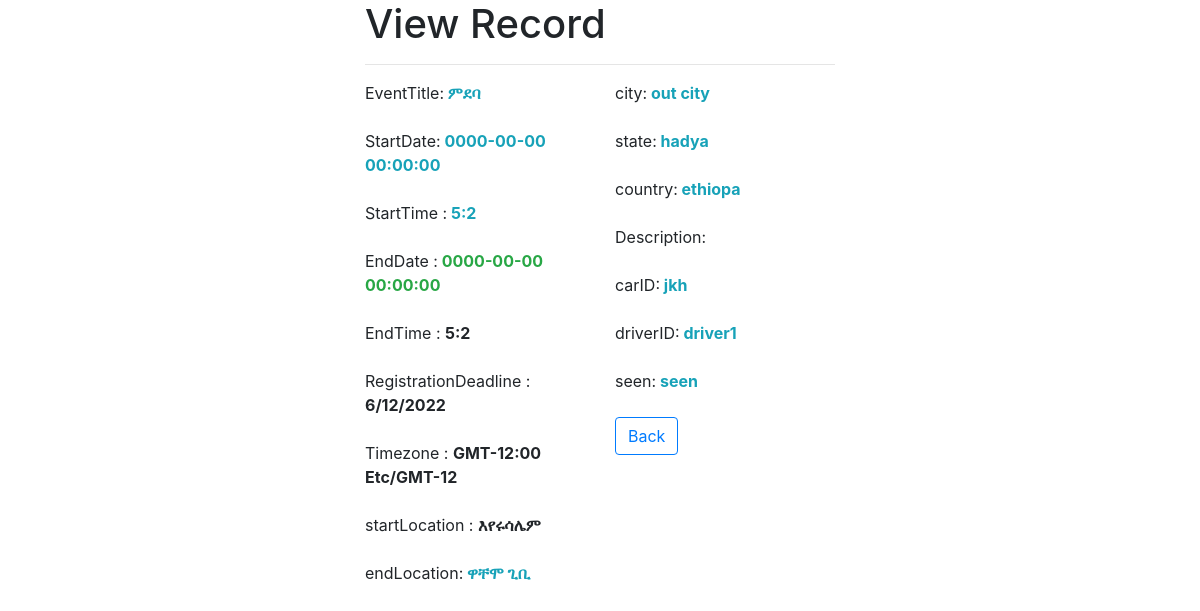
Screenshot of /trip/eventread.php?id=4 with the database file from the repository.
### tables this page shows
CREATE TABLE `trip` (
  `id` int(11) NOT NULL,
  `EventTitle` varchar(255) DEFAULT NULL,
  `StartDate` datetime DEFAULT NULL,
  `StartTime` varchar(255) DEFAULT NULL,
  `EndDate` datetime DEFAULT NULL,
  `EndTime` varchar(255) DEFAULT NULL,
  `RegistrationDeadline` varchar(255) DEFAULT NULL,
  `Timezone` varchar(255) DEFAULT NULL,
  `startLocation` varchar(255) DEFAULT NULL,
  `endLocation` varchar(255) DEFAULT NULL,
  `City` varchar(255) DEFAULT NULL,
  `State` varchar(255) DEFAULT NULL,
  `Country` varchar(255) DEFAULT NULL,
  `Description` varchar(255) DEFAULT NULL,
  `carID` varchar(255) DEFAULT NULL,
  `divID` varchar(255) DEFAULT NULL,
  `seen` varchar(255) DEFAULT NULL
);

### trip/eventread.php (the view, shortened to what this page needs)
<?php
if(isset($_GET["id"]) && !empty(trim($_GET["id"])))
{
    require_once "../config.php";
    $sql = "SELECT * FROM trip WHERE id = ?";
    if($stmt = mysqli_prepare($conn, $sql))
    {
        mysqli_stmt_bind_param($stmt, "i", $param_id);
        if(mysqli_stmt_execute($stmt))
        {
            $result = mysqli_stmt_get_result($stmt);
            if(mysqli_num_rows($result) == 1)
            {
                $row = mysqli_fetch_array($result, MYSQLI_ASSOC);
                $EventTitle=$row['EventTitle'];
                $StartDate=$row['StartDate'];
                $StartTime=$row['StartTime'];
                $EndDate=$row['EndDate'];
                $EndTime=$row['EndTime'];
                $RegistrationDeadline=$row['RegistrationDeadline'];
                $Timezone=$row['Timezone'];
                $startLocation=$row['startLocation'];
                $endLocation=$row['endLocation'];
                $city=$row['City'];
                $State=$row['State'];
                $Country=$row['Country'];
                $Description=$row['Description'];
                $driverID=$row['divID'];
                $carID=$row['carID'];
                $seen=$row['seen'];
            }
            else
            {
                header("location: error.php");
                exit();
            }
        }
        else
        {
            echo "Oops! Something went wrong. Please try again later.";
        }
    }
}
else
{
    print_r($sql);
    exit();
    header("location: error.php");
    exit();
}
?>
<!DOCTYPE html>
<html lang="en">
<head>
    <link rel="stylesheet" href="https://stackpath.bootstrapcdn.com/bootstrap/4.5.0/css/bootstrap.min.css">
    <link rel="stylesheet" href="https://maxcdn.bootstrapcdn.com/font-awesome/4.7.0/css/font-awesome.min.css">
</head>
<body>
    <div class="wrapper">
        <div class="container-fluid">
        <div class="page-header">
                        <h1>View Record</h1>
                        <hr>
                    </div>
            <div class="row">
             <div class="col-md-6">
                    <div class="form-group">
                        <label>EventTitle:<span class="font-weight-bold text-info"> <?= $EventTitle; ?></span></label>
                    </div>
                    <div class="form-group">
                        <label>StartDate:<span class="font-weight-bold text-info"> <?= $StartDate; ?></span></label>
                    </div>
                    <div class="form-group">
                        <label>StartTime :<span class="font-weight-bold text-info"> <?= $StartTime; ?></span></label>
                    </div>
                    <div class="form-group">
                        <label>EndDate :<span class="font-weight-bold text text-success"> <?= $EndDate; ?></span></label>
                    </div>
                    <div class="form-group">
                        <label>EndTime : <span class="font-weight-bold"> <?= $EndTime; ?></span></label>
                    </div>
                    <div class="form-group">
                        <label>RegistrationDeadline : <span class="font-weight-bold"> <?= $RegistrationDeadline; ?></span></label>
                    </div>
                    <div class="form-group">
                        <label>Timezone : <span class="font-weight-bold"> <?= $Timezone; ?></span></label>
                    </div>
                    <div class="form-group">
                        <label>startLocation  : <span class="font-weight-bold"> <?= $startLocation; ?></span></label>
                    </div>
                    <div class="form-group">
                        <label>endLocation:<span class="font-weight-bold text-info"> <?= $endLocation; ?></span></label>
                    </div>
                    </div>
                <div class="col-6">
                    <div class="form-group">
                        <label>city:<span class="font-weight-bold text-info"> <?= $city; ?></span></label>
                    </div>
                    <div class="form-group">
                        <label>state:<span class="font-weight-bold text-info"> <?= $State; ?></span></label>
                    </div>
                    <div class="form-group">
                        <label>country:<span class="font-weight-bold text-info"> <?= $Country; ?></span></label>
                    </div>
                    <div class="form-group">
                        <label>Description:<span class="font-weight-bold text-info"> <?= $Description; ?></span></label>
                    </div>
                    <div class="form-group">
                        <label>carID:<span class="font-weight-bold text-info"> <?= $carID; ?></span></label>
                    </div>
                    <div class="form-group">
                        <label>driverID:<span class="font-weight-bold text-info"> <?= $driverID; ?></span></label>
                    </div>
                    <div class="form-group">
                        <label>seen:<span class="font-weight-bold text-info"> <?= $seen; ?></span></label>
                    </div>
                    <p><a href="alltrip.php" type="button" class="btn btn-outline-primary">Back</a></p>
                </div>
            </div>
        </div>
    </div>
</body>
</html>

### trip/eventread.php (style rules this page uses)
.wrapper { width: 500px; margin: 0 auto; }

### rows the page displays
trip: EventTitle "ምደባ", StartDate "0000-00-00 00:00:00", StartTime "5:2", EndDate "0000-00-00 00:00:00", EndTime "5:2", RegistrationDeadline "6/12/2022", Timezone "GMT-12:00 Etc/GMT-12", startLocation "እየሩሳሌም", endLocation "ዋቸሞ ጊቢ", City "out city", State "hadya", Country "ethiopa", carID "jkh", divID "driver1", seen "seen"
